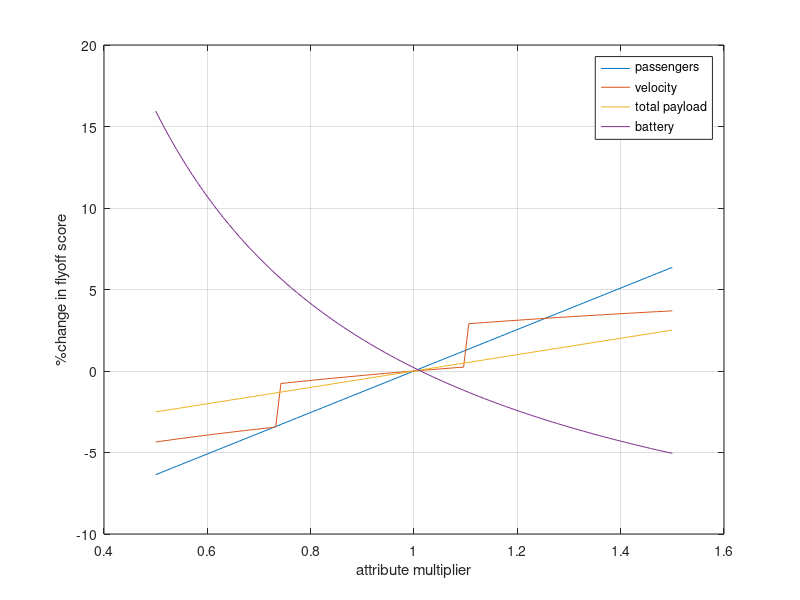

Write MATLAB code to recreate this figure.

scale = linspace(0.5,1.5);
max2 = 8/120;
max3 = 5*30/75;

%What variables should we change?
%velocity (ft/s), total payload capacity (lbs), battery capacity (Wh)

% 66 percent of 100Wh (max battery), we can't go over 100Wh 
battery_capacity = 67;
batt_capacities = (zeros(1,100) + battery_capacity).*scale;

%best guess for the amt of payload we might carry(based on last year)
payload_weight = 3;
payload_weights = (zeros(1,100) + payload_weight).*scale;

%time for max payload lap = 63 avg lap time for 15lb plane
velocity = 61;
velocities = (zeros(1,100) + velocity).*scale;

max_air_time = 300; %5 min max for all missions
turn180 = 7; %7 seconds average turn with payload
turn360 = 16.25; %16.35 seconds average 360 with payload
lap_time = 2*turn180 + turn360 + 2000/velocity;
laps = floor(max_air_time/lap_time);

%passengers weigh 0.085 lbs each, additional 2 lbs
passenger = 25;
passengers = (zeros(1,100) + passenger).*scale;
%additionally, for each passenger we are adding 0.085lbs
% and for each two passengers, we are adding a length of payload with
% non-negligible weight. the weight added (based on area) is roughly 3*pi*1.5 in^2 per 2 passengers
% so for each person we need


BASELINE_SCORE = 1 + ...
                 1 + (payload_weight/(3*lap_time))/max2 + ...
                 2 + (laps*passenger/100)/max3;

%doesn't go through zero cause of battery capacity i think, maybe the -1\

batt_scores = zeros(1,100); 
for i=1:100
    M1 = 1; 
    M2 = 1 + (payload_weight/(3*lap_time))/max2;
    batt_capacities(i)
    M3 = 2 + (laps*passenger/batt_capacities(i))/max3
    total_score = M1 + M2 + M3;
    batt_scores(i) = 100*(total_score/BASELINE_SCORE -1.05);
end

payload_scores = zeros(1,100);
for i=1:100
    M1 = 1; 
    M2 = 1 + (payload_weights(i)/(3*lap_time))/max2;
    M3 = 2 + (laps*passenger/100)/max3;
    total_score = M1 + M2 + M3; 
    payload_scores(i) = 100*(total_score/BASELINE_SCORE -1);
end

velocity_scores = zeros(1,100);
for i=1:100

    lap_time = 2*turn180 + turn360 + 2000/velocities(i);
    laps = floor(max_air_time/lap_time);

    M1 = 1; 
    M2 = 1 + (payload_weight/(3*lap_time))/max2;
    M3 = 2 + (laps*passenger/100)/max3;
    total_score = M1 + M2 + M3; 
    velocity_scores(i) = 100*(total_score/BASELINE_SCORE -1);
end

BASELINE_SCORE = 1 + ...
                 1 + (payload_weight/(3*lap_time))/max2 + ...
                 2 + (laps*passenger/100)/max3;

passenger_scores = zeros(1,100);
for i=1:100
    M1 = 1; 
    M2 = 1 + (payload_weight/(3*lap_time))/max2;
    M3 = 2 + (laps*passengers(i)/100)/max3;
    total_score = M1 + M2 + M3; 
    passenger_scores(i) = 100*(total_score/BASELINE_SCORE -1);
end

plot(scale, passenger_scores)
hold on 
plot(scale, velocity_scores)
hold on
plot(scale, payload_scores)
hold on
plot(scale, batt_scores)
grid on
xlabel('attribute multiplier') 
ylabel('%change in flyoff score') 
legend({'passengers','velocity','total payload','battery'},'Location','northeast')

